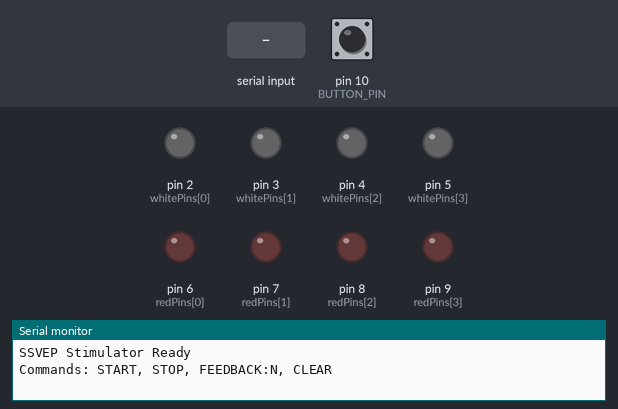
Bench run of a sketch on a simulated Arduino Uno, built with avr-gcc and run on an emulated ATmega328P. On the bench: output pins drawn as LEDs (lit = HIGH), the last lines printed to the serial monitor. Dashed ring = blinking. The test bench sets the inputs (shaded band); at power-on: pin 10 (BUTTON_PIN) HIGH.

Above: at 1.2 s.
1.3 s: pin 10 (BUTTON_PIN) pulled LOW for 0.15 s
At 1.5 s:
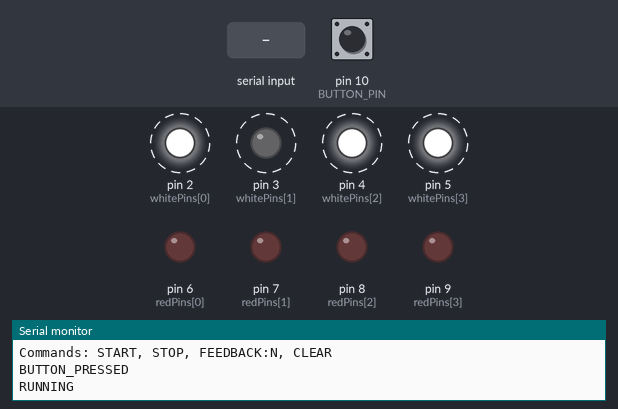
4.3 s: "START\n" received over Serial
7.3 s: "FEEDBACK:\n" received over Serial
At 8.98 s:
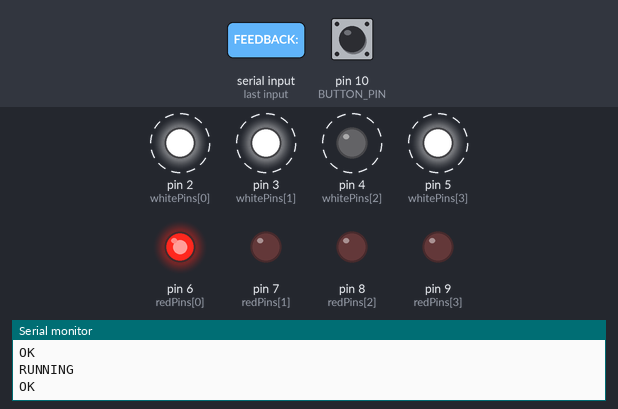
10.3 s: pin 10 (BUTTON_PIN) pulled LOW for 1 s
At 10.9 s:
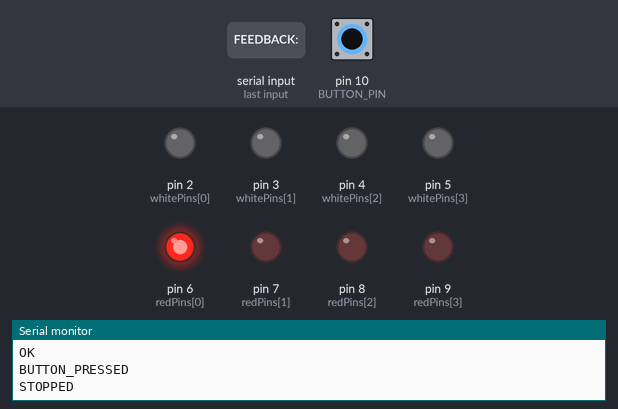
12.8 s: pin 10 (BUTTON_PIN) pulled LOW for 0.15 s
At 12.99 s:
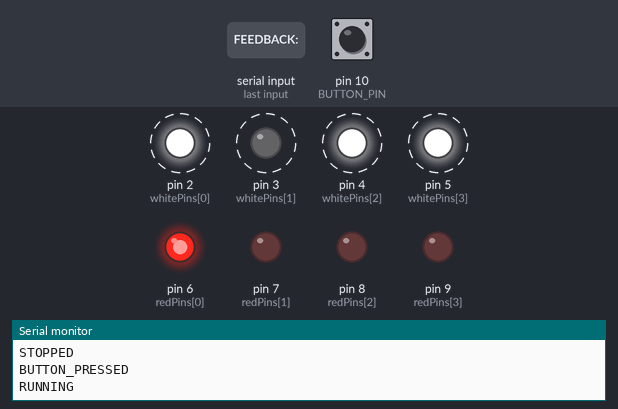
15.8 s: "90,45\n" received over Serial
Timing chart, 0 to 35.3 s (numbered marks = the images above; inputs shaded):
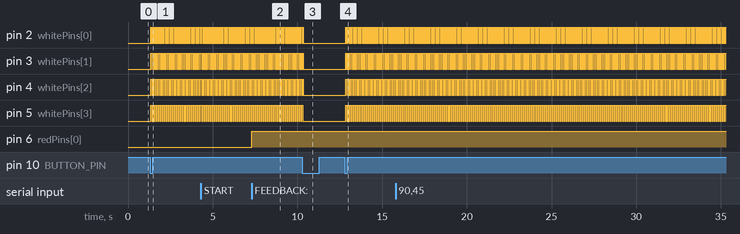

The sketch:

ssvep_stimulator.ino
```cpp
/*
 * SSVEP LED Stimulator with Serial Control
 *
 * This sketch controls 4 white LEDs flickering at SSVEP frequencies
 * and 4 red LEDs for BCI feedback. Supports both button control
 * and serial commands from Python.
 *
 * Hardware (Physical layout LEFT to RIGHT):
 *   - White LEDs: D5 (8.57Hz), D4 (10Hz), D3 (12Hz), D2 (15Hz)
 *   - Red LEDs:   D9 (8.57Hz), D8 (10Hz), D7 (12Hz), D6 (15Hz) - feedback
 *   - Button: D10 (INPUT_PULLUP, start/stop toggle)
 *
 * Serial Protocol (115200 baud):
 *   Commands (receive):
 *     "START"      - Start LED flickering
 *     "STOP"       - Stop all LEDs
 *     "FEEDBACK:N" - Light red LED N (0-3) as BCI feedback
 *     "CLEAR"      - Turn off all red LEDs
 *
 *   Responses (send):
 *     "OK"             - Command acknowledged
 *     "RUNNING"        - LEDs started
 *     "STOPPED"        - LEDs stopped
 *     "BUTTON_PRESSED" - Emergency stop button pressed (D10)
 */

// Pin definitions
const int whitePins[] = {2, 3, 4, 5};  // SSVEP flicker LEDs
const int redPins[] = {6, 7, 8, 9};    // Feedback LEDs
const int BUTTON_PIN = 10;
const int NUM_LEDS = 4;

// Flicker frequencies (Hz) and half-periods (microseconds) - DESCENDING order
const float frequencies[] = {15.0, 12.0, 10.0, 8.57};
unsigned long halfPeriods[] = {33333, 41667, 50000, 58333};

// LED state
bool ledStates[] = {false, false, false, false};
unsigned long nextToggle[] = {0, 0, 0, 0};

// System state
bool isRunning = false;
bool lastButtonState = HIGH;
unsigned long lastDebounceTime = 0;
const unsigned long DEBOUNCE_DELAY = 50;

// Serial command buffer
String commandBuffer = "";

// Feedback state
int activeFeedbackLED = -1;

void setup() {
  // Initialize serial
  Serial.begin(115200);

  // Initialize white LED pins
  for (int i = 0; i < NUM_LEDS; i++) {
    pinMode(whitePins[i], OUTPUT);
    digitalWrite(whitePins[i], LOW);
  }

  // Initialize red LED pins
  for (int i = 0; i < NUM_LEDS; i++) {
    pinMode(redPins[i], OUTPUT);
    digitalWrite(redPins[i], LOW);
  }

  // Initialize button
  pinMode(BUTTON_PIN, INPUT_PULLUP);

  Serial.println("SSVEP Stimulator Ready");
  Serial.println("Commands: START, STOP, FEEDBACK:N, CLEAR");
}

void loop() {
  // Handle serial commands
  handleSerial();

  // Handle button input
  handleButton();

  // Update LED flickering
  if (isRunning) {
    updateFlicker();
  }
}

void handleSerial() {
  while (Serial.available()) {
    char c = Serial.read();

    if (c == '\n' || c == '\r') {
      if (commandBuffer.length() > 0) {
        processCommand(commandBuffer);
        commandBuffer = "";
      }
    } else {
      commandBuffer += c;
    }
  }
}

void processCommand(String cmd) {
  cmd.trim();
  cmd.toUpperCase();

  if (cmd == "START") {
    startStimulation();
    Serial.println("OK");
    Serial.println("RUNNING");
  }
  else if (cmd == "STOP") {
    stopStimulation();
    Serial.println("OK");
    Serial.println("STOPPED");
  }
  else if (cmd.startsWith("FEEDBACK:")) {
    int ledIndex = cmd.substring(9).toInt();
    if (ledIndex >= 0 && ledIndex < NUM_LEDS) {
      showFeedback(ledIndex);
      Serial.println("OK");
    } else {
      Serial.println("ERROR: Invalid LED index");
    }
  }
  else if (cmd == "CLEAR") {
    clearFeedback();
    Serial.println("OK");
  }
  else if (cmd == "STATUS") {
    if (isRunning) {
      Serial.println("RUNNING");
    } else {
      Serial.println("STOPPED");
    }
  }
  else {
    Serial.println("ERROR: Unknown command");
  }
}

void handleButton() {
  int reading = digitalRead(BUTTON_PIN);

  if (reading != lastButtonState) {
    lastDebounceTime = millis();
  }

  if ((millis() - lastDebounceTime) > DEBOUNCE_DELAY) {
    static int stableState = HIGH;

    if (reading != stableState) {
      stableState = reading;

      if (stableState == LOW) {
        Serial.println("BUTTON_PRESSED");

        if (isRunning) {
          stopStimulation();
          Serial.println("STOPPED");
        } else {
          startStimulation();
          Serial.println("RUNNING");
        }
      }
    }
  }

  lastButtonState = reading;
}

void startStimulation() {
  isRunning = true;
  unsigned long now = micros();

  // Initialize toggle times
  for (int i = 0; i < NUM_LEDS; i++) {
    nextToggle[i] = now + halfPeriods[i];
    ledStates[i] = true;
    digitalWrite(whitePins[i], HIGH);
  }
}

void stopStimulation() {
  isRunning = false;

  // Turn off all white LEDs
  for (int i = 0; i < NUM_LEDS; i++) {
    digitalWrite(whitePins[i], LOW);
    ledStates[i] = false;
  }
}

void updateFlicker() {
  unsigned long now = micros();

  for (int i = 0; i < NUM_LEDS; i++) {
    if (now >= nextToggle[i]) {
      // Toggle LED
      ledStates[i] = !ledStates[i];
      digitalWrite(whitePins[i], ledStates[i] ? HIGH : LOW);

      // Schedule next toggle
      nextToggle[i] = now + halfPeriods[i];
    }
  }
}

void showFeedback(int ledIndex) {
  // Clear previous feedback
  clearFeedback();

  // Light up the specified red LED
  if (ledIndex >= 0 && ledIndex < NUM_LEDS) {
    digitalWrite(redPins[ledIndex], HIGH);
    activeFeedbackLED = ledIndex;
  }
}

void clearFeedback() {
  // Turn off all red LEDs
  for (int i = 0; i < NUM_LEDS; i++) {
    digitalWrite(redPins[i], LOW);
  }
  activeFeedbackLED = -1;
}
```

Measured:
- after the input at 1.3 s, pin 2 (whitePins[0]): alternates HIGH for 0.03 s and LOW for 0.03 s, starting after 0.05 s; pin 3 (whitePins[1]): alternates HIGH for 0.04 s and LOW for 0.04 s, starting after 0.05 s
- after the input at 7.3 s, pin 6 (redPins[0]): LOW → HIGH at once
- after the input at 10.3 s, pin 2 (whitePins[0]), pin 3 (whitePins[1]), pin 5 (whitePins[3]): goes on until 10.3 s, then stays LOW; pin 4 (whitePins[2]): goes on until 10.4 s, then stays LOW
- after the input at 12.8 s, pin 2 (whitePins[0]): alternates HIGH for 0.03 s and LOW for 0.03 s, starting after 0.05 s; pin 3 (whitePins[1]): alternates HIGH for 0.04 s and LOW for 0.04 s, starting after 0.05 s
